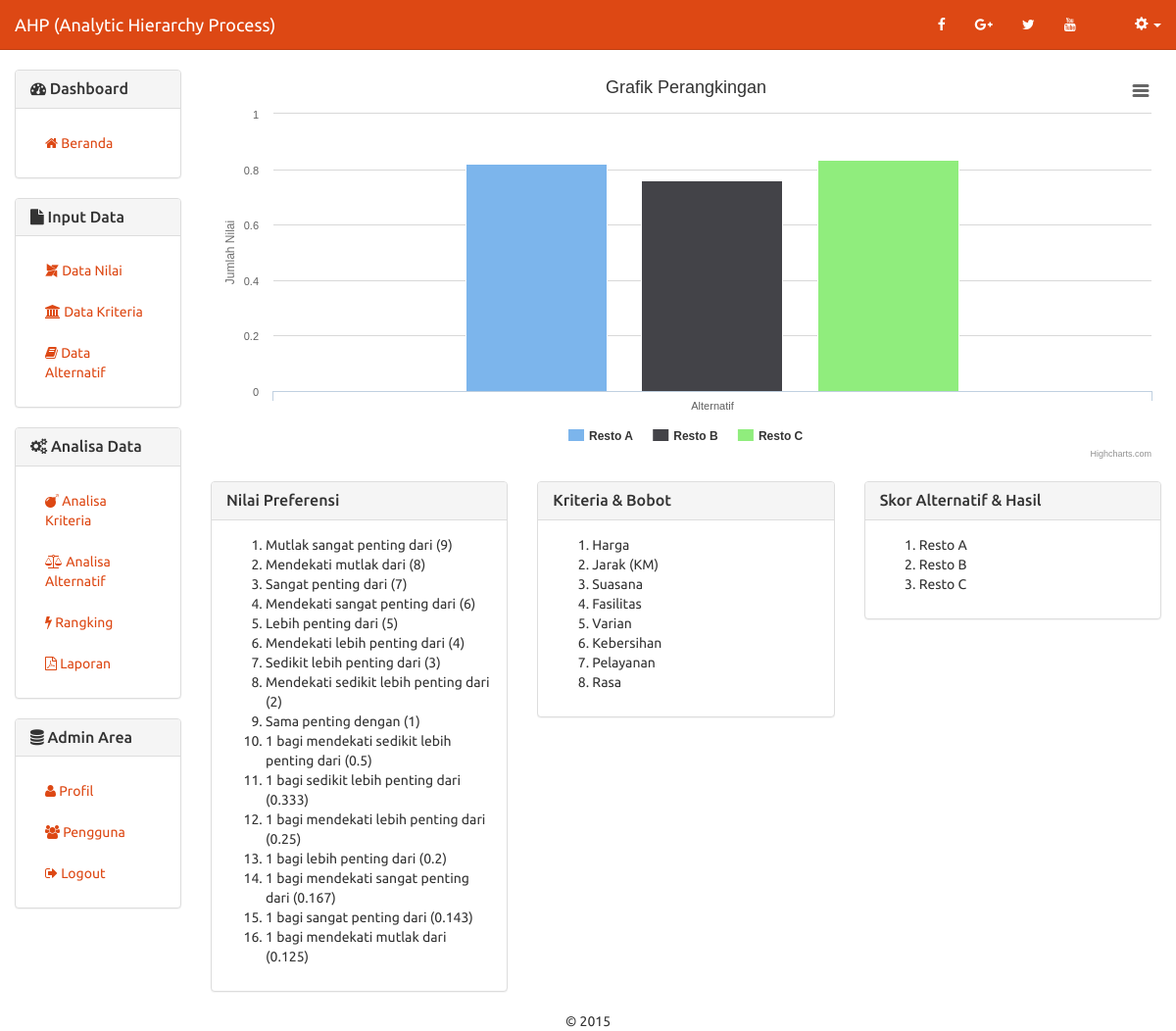
The page / on the database its author committed.
### tables this page shows
CREATE TABLE `ahp_nilai` (
  `id_nilai` int(11) NOT NULL,
  `jum_nilai` double NOT NULL,
  `ket_nilai` text NOT NULL
);

CREATE TABLE `ahp_data_kriteria` (
  `id_kriteria` int(2) NOT NULL,
  `nama_kriteria` varchar(45) NOT NULL,
  `jumlah_kriteria` double NOT NULL,
  `bobot_kriteria` double NOT NULL
);

CREATE TABLE `ahp_data_alternatif` (
  `id_alternatif` int(2) NOT NULL,
  `nama_alternatif` varchar(45) NOT NULL,
  `harga` int(11) NOT NULL,
  `jarak` int(11) NOT NULL,
  `suasana` int(11) NOT NULL,
  `fasilitas` int(11) NOT NULL,
  `varian` int(11) NOT NULL,
  `kebersihan` int(11) NOT NULL,
  `pelayanan` int(11) NOT NULL,
  `rasa` int(11) NOT NULL,
  `hasil_akhir` double NOT NULL
);

### includes/nilai.inc.php (called while the page is built, shortened)
<?php
class Nilai{
	private $conn;
	private $table_name = "ahp_nilai";
	public function __construct($db){
		$this->conn = $db;
	}
	function readAll(){
		$query = "SELECT * FROM ".$this->table_name." ORDER BY id_nilai ASC";
		$stmt = $this->conn->prepare( $query );
		$stmt->execute();
		return $stmt;
	}
}
?>

### includes/kriteria.inc.php (called while the page is built, shortened)
<?php
class Kriteria{
	private $conn;
	private $table_name = "ahp_data_kriteria";
	public function __construct($db){
		$this->conn = $db;
	}
	function readAll(){
		$query = "SELECT * FROM ".$this->table_name." ORDER BY id_kriteria ASC";
		$stmt = $this->conn->prepare( $query );
		$stmt->execute();
		return $stmt;
	}
}
?>

### includes/alternatif.inc.php (called while the page is built, shortened)
<?php
class Alternatif{
	private $conn;
	private $table_name = "ahp_data_alternatif";
	public function __construct($db){
		$this->conn = $db;
	}
	function readAll(){
		$query = "SELECT * FROM ".$this->table_name." ORDER BY id_alternatif ASC";
		$stmt = $this->conn->prepare( $query );
		$stmt->execute();
		return $stmt;
	}
}
?>

### index.php (the view, shortened to what this page needs)
<?php
include_once 'header.php';
include_once 'includes/nilai.inc.php';
$pro3 = new Nilai($db);
$stmt3 = $pro3->readAll();
include_once 'includes/alternatif.inc.php';
$pro1 = new Alternatif($db);
$stmt1 = $pro1->readAll();
include_once 'includes/kriteria.inc.php';
$pro2 = new Kriteria($db);
$stmt2 = $pro2->readAll();
?>
		<div class="row">
		  <div class="col-xs-12 col-sm-12 col-md-2">
		  	<?php
			include_once 'sidebar.php';
			?>
		  </div>
		  <div class="col-xs-12 col-sm-12 col-md-10">
			<div id="container2" style="min-width: 100%; height: 400px; margin: 0 auto"></div>
		  <br/>
		<div class="row">
		  <div class="col-xs-12 col-sm-12 col-md-4">
			<div class="panel panel-default">
			  <div class="panel-heading">
			    <h3 class="panel-title">Nilai Preferensi</h3>
			  </div>
			  <div class="panel-body">
			    <ol>
			    	<?php
					while ($row3 = $stmt3->fetch(PDO::FETCH_ASSOC)){
					?>
				  	<li><?php echo $row3['ket_nilai'] ?> (<?php echo $row3['jum_nilai'] ?>)</li>
				  	<?php
					}
				  	?>
				</ol>
			  </div>
			</div>
		  </div>
		  <div class="col-xs-12 col-sm-12 col-md-4">
			<div class="panel panel-default">
			  <div class="panel-heading">
			    <h3 class="panel-title">Kriteria & Bobot</h3>
			  </div>
			  <div class="panel-body">
			    <ol>
			    	<?php
					while ($row2 = $stmt2->fetch(PDO::FETCH_ASSOC)){
					?>
				  	<li><?php echo $row2['nama_kriteria'] ?></li>
				  	<?php
					}
				  	?>
				</ol>
			  </div>
			</div>
		  </div>
		  <div class="col-xs-12 col-sm-12 col-md-4">
			<div class="panel panel-default">
			  <div class="panel-heading">
			    <h3 class="panel-title">Skor Alternatif & Hasil</h3>
			  </div>
			  <div class="panel-body">
			    <ol>
			    	<?php
					while ($row1 = $stmt1->fetch(PDO::FETCH_ASSOC)){
					?>
				  	<li><?php echo $row1['nama_alternatif'] ?></li>
				  	<?php
					}
				  	?>
				</ol>
			  </div>
			</div>
		  </div>
		</div>
		</div>
		</div>
		<footer class="text-center">&copy; 2015</footer>
	</div>
	</body>
</html>

### header.php (shortened to what this page needs)
<!DOCTYPE html>
<html lang="en">
  <head>
    <link href="css/bootstrap.min.css" rel="stylesheet">
    <link href="css/dataTables.bootstrap.min.css" rel="stylesheet">
    <link type="text/css" href="css/jquery.toastmessage.css" rel="stylesheet"/>
	<link rel="stylesheet" href="css/font-awesome.min.css">
  </head>
  <body>
	<nav class="navbar navbar-default navbar-static-top">
	  <div class="container-fluid">
		<div class="navbar-header">
		  <a class="navbar-brand" href="index.php">AHP (Analytic Hierarchy Process)</a>
		</div>
		<div class="collapse navbar-collapse" id="bs-example-navbar-collapse-1">
		  <ul class="nav navbar-nav navbar-right">
			<li><a href="https://www.facebook.com/ghazali.samudera"><span class="fa fa-facebook"></span></a></li>
			<li><a href="https://www.plus.google.com/+TGhazali"><span class="fa fa-google-plus"></span></a></li>
			<li><a href="https://www.twitter.com/tghazalipidie"><span class="fa fa-twitter"></span></a></li>
			<li><a href="https://www.youtube.com/?q=Code+Berkas"><span class="fa fa-youtube"></span></a></li>
			<li><a href="profil.php"><?php echo $_SESSION['nama_lengkap'] ?></a></li>
			<li class="dropdown">
			  <a href="#" class="dropdown-toggle" data-toggle="dropdown" role="button" aria-haspopup="true" aria-expanded="false"><span class="glyphicon glyphicon-cog"></span> <span class="caret"></span></a>
			</li>
		  </ul>
		</div>
	  </div>
	</nav>
    <div class="container-fluid">

### sidebar.php
 	<div class="panel panel-default">
  <div class="panel-heading">
    <h3 class="panel-title"><span class="fa fa-dashboard"></span> Dashboard</h3>
  </div>
  <div class="panel-body">
    <ul class="nav nav-pills nav-stacked">
	  <li role="presentation"><a href="index.php"><span class="fa fa-home"></span> Beranda</a></li>
	</ul>
  </div>
</div>
 	<div class="panel panel-default">
  <div class="panel-heading">
    <h3 class="panel-title"><span class="fa fa-file"></span> Input Data</h3>
  </div>
  <div class="panel-body">
    <ul class="nav nav-pills nav-stacked">
	  <li role="presentation"><a href="nilai.php"><span class="fa fa-modx"></span> Data Nilai</a></li>
	  <li role="presentation"><a href="data-kriteria.php"><span class="fa fa-bank"></span> Data Kriteria</a></li>
	  <li role="presentation"><a href="data-alternatif.php"><span class="fa fa-book"></span> Data Alternatif</a></li>
	</ul>
  </div>
</div>
 	<div class="panel panel-default">
  <div class="panel-heading">
    <h3 class="panel-title"><span class="fa fa-cogs"></span> Analisa Data</h3>
  </div>
  <div class="panel-body">
    <ul class="nav nav-pills nav-stacked">
	  <li role="presentation"><a href="analisa-kriteria.php"><span class="fa fa-bomb"></span> Analisa Kriteria</a></li>
	  <li role="presentation"><a href="analisa-alternatif.php"><span class="fa fa-balance-scale"></span> Analisa Alternatif</a></li>
	  <li role="presentation"><a href="rangking.php"><span class="fa fa-bolt"></span> Rangking</a></li>
	  <li role="presentation"><a href="laporan-cetak.php" target="_blank"><span class="fa fa-file-pdf-o"></span> Laporan</a></li>
	</ul>
  </div>
</div>
 	<div class="panel panel-default">
  <div class="panel-heading">
    <h3 class="panel-title"><span class="fa fa-database"></span> Admin Area</h3>
  </div>
  <div class="panel-body">
    <ul class="nav nav-pills nav-stacked">
	  <li role="presentation"><a href="profil.php"><span class="fa fa-user"></span> Profil</a></li>
	  <li role="presentation"><a href="user.php"><span class="fa fa-users"></span> Pengguna</a></li>
	  <li role="presentation"><a href="logout.php"><span class="fa fa-sign-out"></span> Logout</a></li>
	</ul>
  </div>
</div>

### rows shown on the page
ahp_nilai: ket_nilai "Mutlak sangat penting dari", jum_nilai "9"
ahp_nilai: ket_nilai "Mendekati mutlak dari", jum_nilai "8"
ahp_nilai: ket_nilai "Sangat penting dari", jum_nilai "7"
ahp_nilai: ket_nilai "Mendekati sangat penting dari", jum_nilai "6"
ahp_nilai: ket_nilai "Lebih penting dari", jum_nilai "5"
ahp_nilai: ket_nilai "Mendekati lebih penting dari", jum_nilai "4"
ahp_nilai: ket_nilai "Sedikit lebih penting dari", jum_nilai "3"
ahp_nilai: ket_nilai "Mendekati sedikit lebih penting dari", jum_nilai "2"
ahp_nilai: ket_nilai "Sama penting dengan", jum_nilai "1"
ahp_nilai: ket_nilai "1 bagi mendekati sedikit lebih penting dari", jum_nilai "0.5"
ahp_nilai: ket_nilai "1 bagi sedikit lebih penting dari", jum_nilai "0.333"
ahp_nilai: ket_nilai "1 bagi mendekati lebih penting dari", jum_nilai "0.25"
ahp_nilai: ket_nilai "1 bagi lebih penting dari", jum_nilai "0.2"
ahp_nilai: ket_nilai "1 bagi mendekati sangat penting dari", jum_nilai "0.167"
ahp_nilai: ket_nilai "1 bagi sangat penting dari", jum_nilai "0.143"
ahp_nilai: ket_nilai "1 bagi mendekati mutlak dari", jum_nilai "0.125"
ahp_data_kriteria: nama_kriteria "Harga"
ahp_data_kriteria: nama_kriteria "Jarak (KM)"
ahp_data_kriteria: nama_kriteria "Suasana"
ahp_data_kriteria: nama_kriteria "Fasilitas"
ahp_data_kriteria: nama_kriteria "Varian"
ahp_data_kriteria: nama_kriteria "Kebersihan"
ahp_data_kriteria: nama_kriteria "Pelayanan"
ahp_data_kriteria: nama_kriteria "Rasa"
ahp_data_alternatif: nama_alternatif "Resto A"
ahp_data_alternatif: nama_alternatif "Resto B"
ahp_data_alternatif: nama_alternatif "Resto C"
